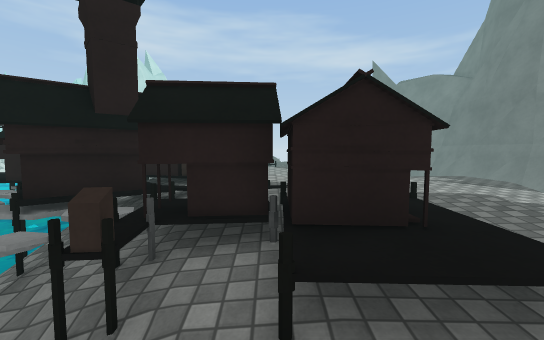
[1] (above)

17 first-person views from a walk through a 3-D level made in the Unity game engine. The camera is 1.5 m above the floor, tilts 4° down and sees 90° across. The floor is counted in squares, 1 m on a side. Each view is taken from the middle of a square. On the plan, view 1 faces up. The plan holds only what a view shows up to about 14 squares ahead; the rest is blank. The place goes on beyond the plan. Some animated figures are not drawn. Surface patterns are stand-ins for the level's own textures.

[2]
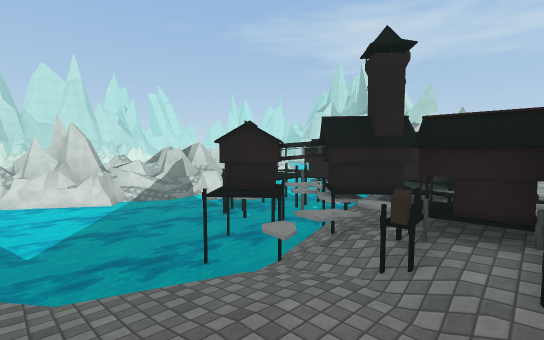

[3]
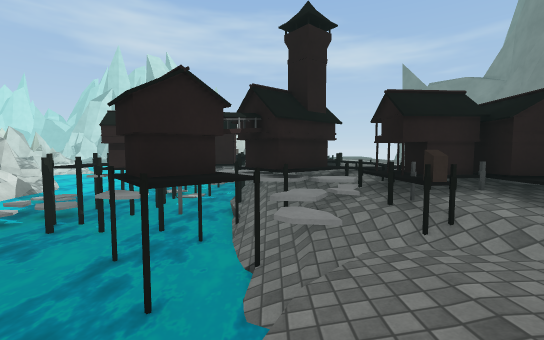

[4]
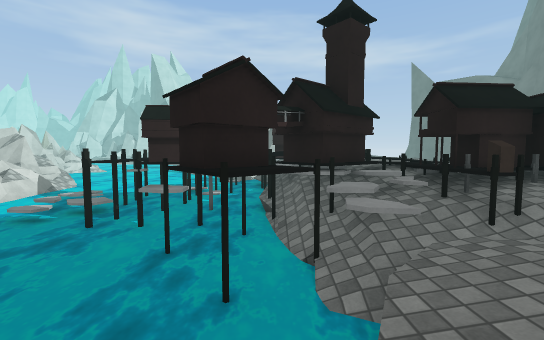

[5]
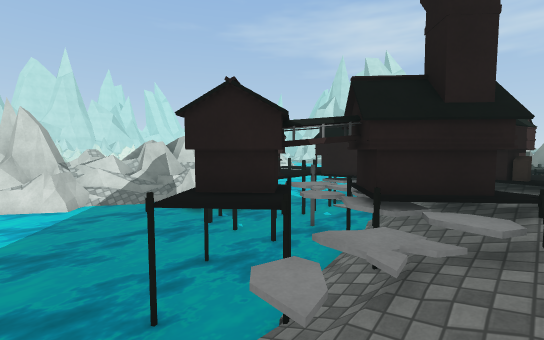

[6]
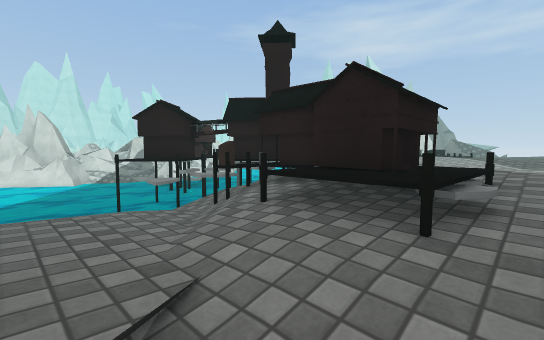

[7]
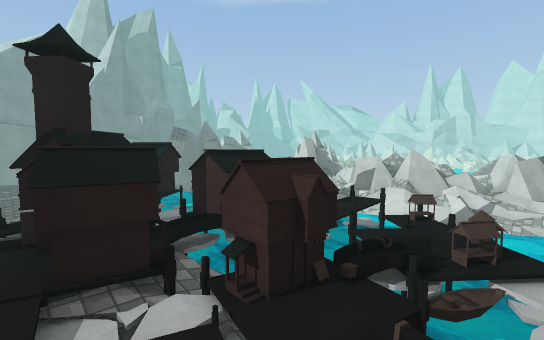

[8]
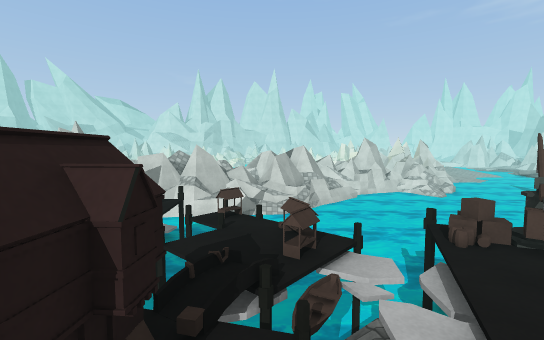

[9]
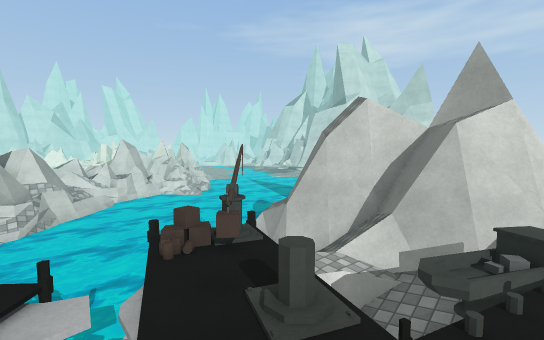

[10]
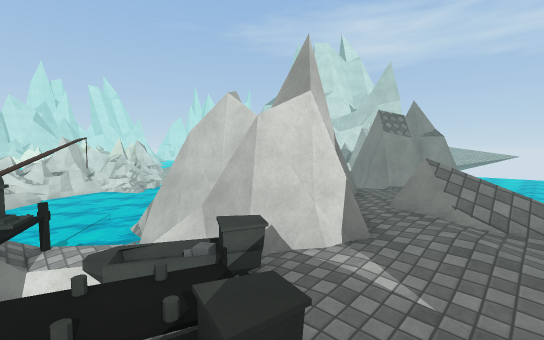

[11]
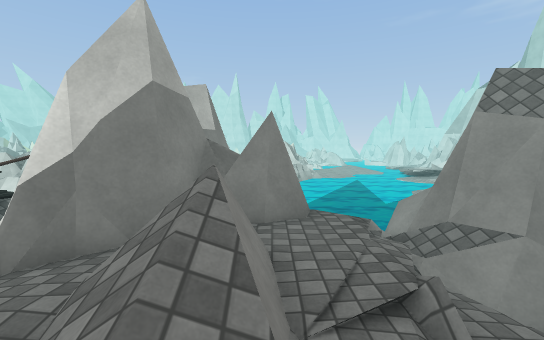

[12]
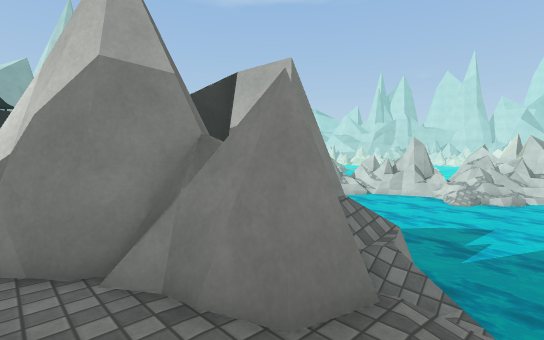

[13]
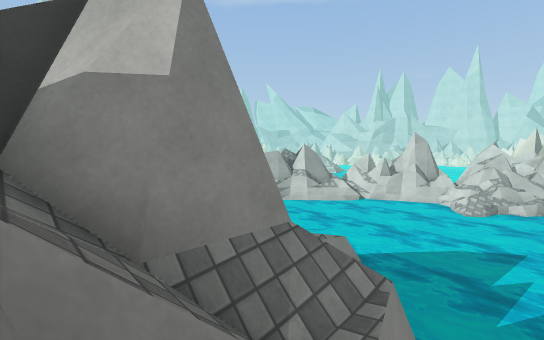

[14]
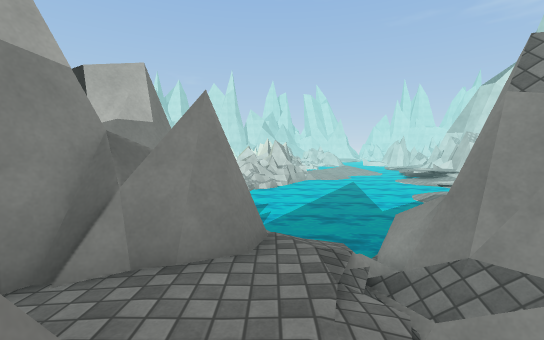

[15]
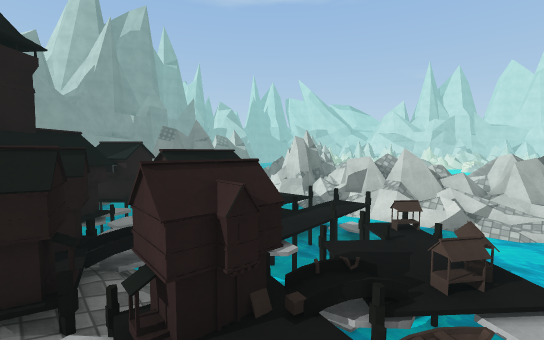

[16]
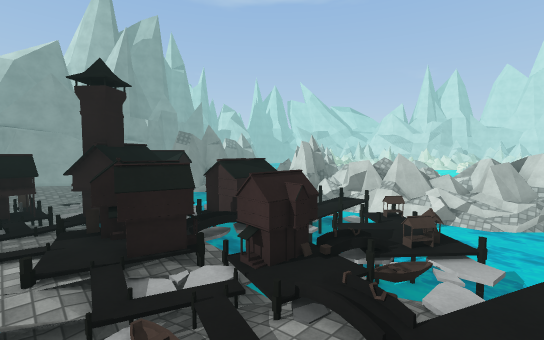

[17]
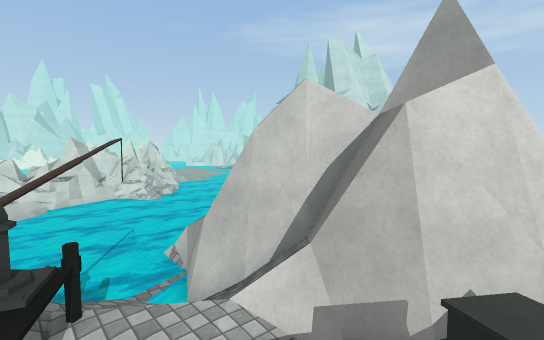

### Floor plan
Key: @ floor where view 1 was taken; # wall or solid block; x gap in a wall; . main floor; - floor 0.25 m lower than the main floor; _ floor 0.75 m lower than the main floor; < floor 1.25 m lower than the main floor; ( floor 1.5 m lower than the main floor; / step, stairs or slope; = window, fence, low wall or low ledge; ~ water the walk can cross; ≈ water the walk keeps out of; ^ raised ledge; v drop or lower ground; O other object.
Columns run from 24 left of view 1 to 7 right of it. Each row starts with its distance up from view 1.
 29          ≈≈≈≈≈≈  ####≈
 28          ≈≈≈≈≈≈~#####≈
 27          ≈≈≈≈~~~   =/≈≈≈
 26   ≈≈≈≈≈≈≈~~~~~~~≈ //// -
 25 ^^≈≈≈≈≈≈≈~~~~~~~≈////../
 24 ##^≈≈≈≈≈~~~~~~≈=#=##/.=//.
 23  #^^^≈≈≈~~~~~≈ v#=##=.=//
 22  ##^≈≈≈~~~~~=#  ##=##....
 21    ≈≈≈~~~~~~==########=..
 20     ≈~~~~~~~~=^###v###---
 19      ~~~~~~~~≈~###-##=---
 18     ~~~~~~~~~~~≈(__<_^_-
 17     =~~~~~~~~~~~=_v≈^.x=
 16  #==#=~~~~~~~~~~=^≈≈≈./ /
 15    ===≈~~~~~~~~~≈#=./
 14     #= ≈~~~~~~~~~###.  /
 13    ##^##≈~~~~~~~~≈# /.. ...-
 12    ==##=/~~~~ ~~≈≈≈v/// ../-
 11    #=#=_=~~~~ ~≈≈≈≈#^// //--
 10      ##==~ ~~~#~≈≈≈≈#^O/
  9      ####=~~~~~~#~≈≈#^#//    ...
  8        ##=~~^~≈~≈~≈###^........-
  7        ##=~~^^~~~≈≈= #/.....---
  6        ##/~~~^≈#~~≈###/// ...--
  5       ###/~~^~≈~((####//. --.-
  4      ##==/~≈~~~~^^#~####^^^--
  3      #===~≈≈≈~~~~#~~==##^^.-
  2       ###=≈≈≈≈~~~~~~^^/#=.._
  1        ###≈≈≈≈~~~~#~//__///_
  0       ##=≈≈≈≈≈≈~≈~~~</__@_//
 -1      ##^≈≈≈≈≈≈≈≈≈≈~~</____//
 -2     =^^≈≈≈≈≈≈≈≈≈≈≈≈<////_

Where each view was taken, in squares from view 1:
view 1: 0 up, 0 right, facing up
view 2: 2 down, 0 right, facing up-left
view 3: 2 down, 4 left, facing up
view 4: 2 down, 5 left, facing up
view 5: 0 up, 2 left, facing up-left
view 6: 1 down, 3 right, facing up-left
view 7: 13 up, 2 left, facing down-left
view 8: 12 up, 3 left, facing left
view 9: 13 up, 3 left, facing up-left
view 10: 16 up, 0 right, facing up-left
view 11: 24 up, 1 right, facing left
view 12: 26 up, 3 left, facing down-left
view 13: 25 up, 6 left, facing down-left
view 14: 25 up, 1 left, facing left
view 15: 13 up, 3 left, facing down-left
view 16: 14 up, 1 left, facing down-left
view 17: 16 up, 3 left, facing up-left
